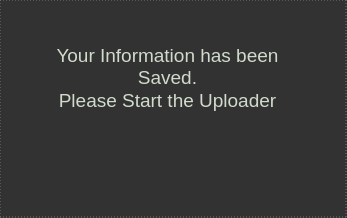
<?xml version="1.0" encoding="UTF-8"?>
<ui version="4.0">
 <class>Dialog</class>
 <widget class="QDialog" name="Dialog">
  <property name="geometry">
   <rect>
    <x>0</x>
    <y>0</y>
    <width>347</width>
    <height>218</height>
   </rect>
  </property>
  <property name="windowTitle">
   <string>Dialog</string>
  </property>
  <property name="styleSheet">
   <string notr="true">background-color: #323232;
padding-left: 4px;
spacing: 2px;
border: 1px dashed #76797C;
</string>
  </property>
  <widget class="QTextEdit" name="textEdit">
   <property name="geometry">
    <rect>
     <x>40</x>
     <y>40</y>
     <width>251</width>
     <height>131</height>
    </rect>
   </property>
   <property name="styleSheet">
    <string notr="true">	background-color: #323232;
	border: none;

    margin-left: 2px;
    margin-right: 2px;
    color: #D1DBCB;</string>
   </property>
   <property name="html">
    <string>&lt;!DOCTYPE HTML PUBLIC &quot;-//W3C//DTD HTML 4.0//EN&quot; &quot;http://www.w3.org/TR/REC-html40/strict.dtd&quot;&gt;
&lt;html&gt;&lt;head&gt;&lt;meta name=&quot;qrichtext&quot; content=&quot;1&quot; /&gt;&lt;style type=&quot;text/css&quot;&gt;
p, li { white-space: pre-wrap; }
&lt;/style&gt;&lt;/head&gt;&lt;body style=&quot; font-family:'MS Shell Dlg 2'; font-size:7.8pt; font-weight:400; font-style:normal;&quot;&gt;
&lt;p align=&quot;center&quot; style=&quot; margin-top:0px; margin-bottom:0px; margin-left:0px; margin-right:0px; -qt-block-indent:0; text-indent:0px;&quot;&gt;&lt;span style=&quot; font-size:14pt;&quot;&gt;Your Information has been Saved.&lt;/span&gt;&lt;/p&gt;
&lt;p align=&quot;center&quot; style=&quot; margin-top:0px; margin-bottom:0px; margin-left:0px; margin-right:0px; -qt-block-indent:0; text-indent:0px;&quot;&gt;&lt;span style=&quot; font-size:14pt;&quot;&gt;Please Start the Uploader&lt;/span&gt;&lt;/p&gt;&lt;/body&gt;&lt;/html&gt;</string>
   </property>
  </widget>
 </widget>
 <resources/>
 <connections/>
</ui>
